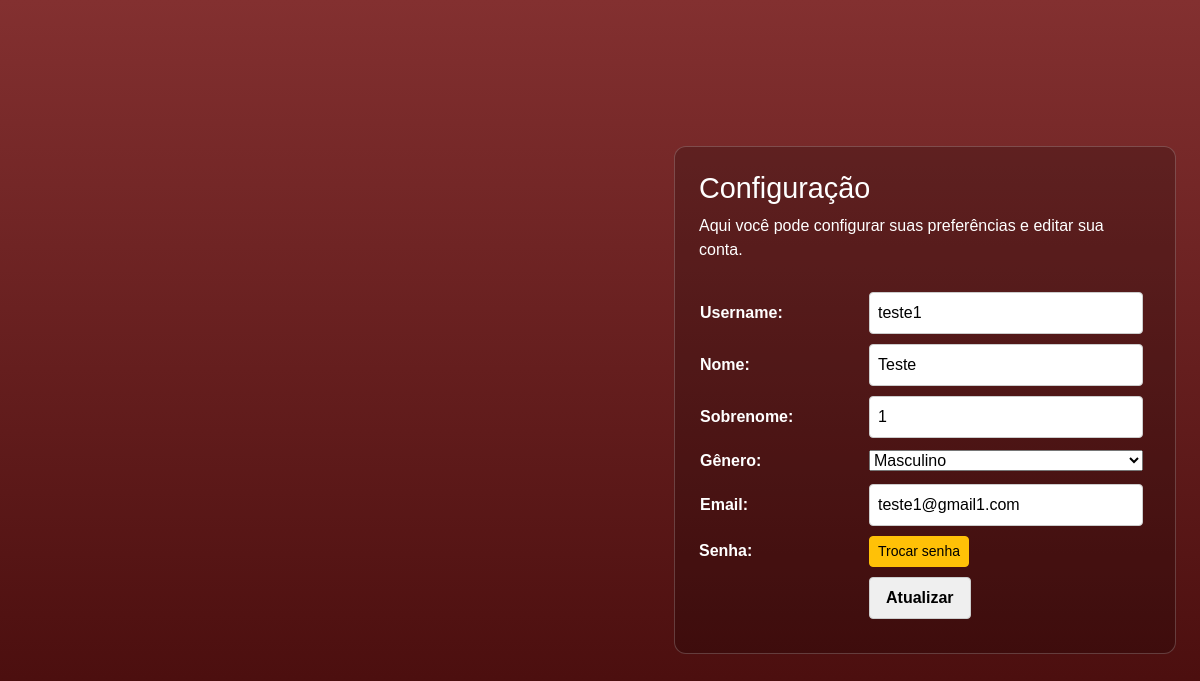
/configuracao/ (signed in), run on an earlier commit of the app's database.
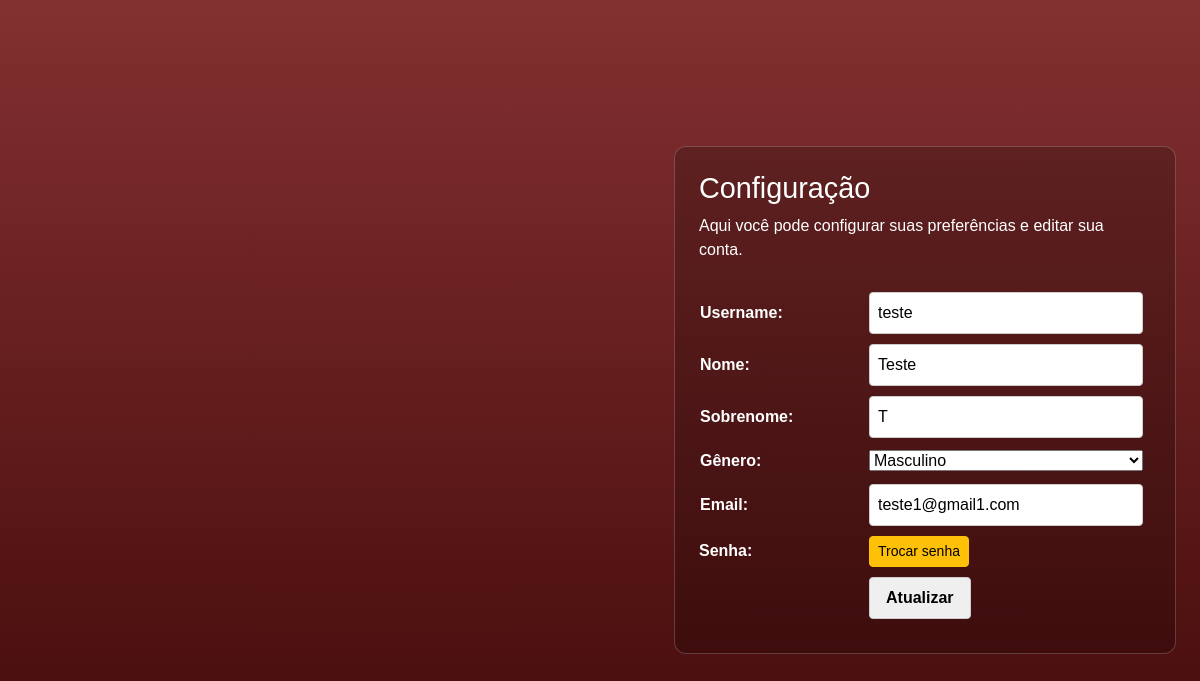
And on a later commit of the database.
### SongProfileApp/models.py (models this page shows)
class User(models.Model):
    id = models.AutoField(primary_key=True)
    username = models.CharField(max_length=30)
    firstName = models.CharField('Nome', blank=True, max_length=30)
    lastName = models.CharField('Sobrenome', blank=True, max_length=30)
    gender = models.CharField('Gênero', blank=True, max_length=1, choices = GENDER_CHOICES)
    email = models.EmailField(max_length=254, unique=True)
    senha = models.CharField(max_length=15)

### SongProfileApp/views.py (the view)
# urls.py: path('configuracao/', views.configuracao, name='configuracao'),
def configuracao(request):
    app_user_id = request.session.get('app_user_id')
    if not app_user_id:
        return redirect('login')
    usuario = User.objects.filter(id=app_user_id).first()
    if request.method == 'POST':
        formulario = ConfiguracaoEdicao(request.POST, instance=usuario)
        if formulario.is_valid():
            formulario.save()
            request.session['contexto'] = 'Configurações atualizadas com sucesso.'
            return redirect('homepage')
    else:
        formulario = ConfiguracaoEdicao(instance=usuario)
    contexto = {'form': formulario}
    return render(request, 'SongProfileApp/configuracao.html', contexto)

### SongProfileApp/forms.py
class ConfiguracaoEdicao(forms.ModelForm):
    class Meta:
        model = User
        fields = '__all__'
        exclude = ['senha']

### SongProfileApp/templates/SongProfileApp/configuracao.html (shortened to what this page needs)
{% load static %}
<!DOCTYPE html>
<html lang="en">
<head>
    <link href="https://cdn.jsdelivr.net/npm/bootstrap@5.3.8/dist/css/bootstrap.min.css" rel="stylesheet">
    <link rel="stylesheet" href="{% static 'SongProfileApp/css/estilo.css' %}">
</head>
<body>
    <main class="config-page">
        <section class="config-card">
            <h1>Configuração</h1>
            <p>Aqui você pode configurar suas preferências e editar sua conta.</p>
            <form method="POST" class="config-form">
                <table>
                    {{ form.as_table }}
                    <tr>
                        <td>Senha:</td>
                        <td>
                            <a href="{% url 'esquecisenha' %}" class="btn btn-warning btn-sm">Trocar senha</a>
                        </td>
                    </tr>
                    <tr>
                        <td></td>
                        <td><input type="submit" value="Atualizar"></td>
                    </tr>
                </table>
            </form>
        </section>
    </main>
</body>
</html>

What changed in the data, as far as the page shows it:
changed User "Teste": username "teste1" → "teste"; lastName "1" → "T"
